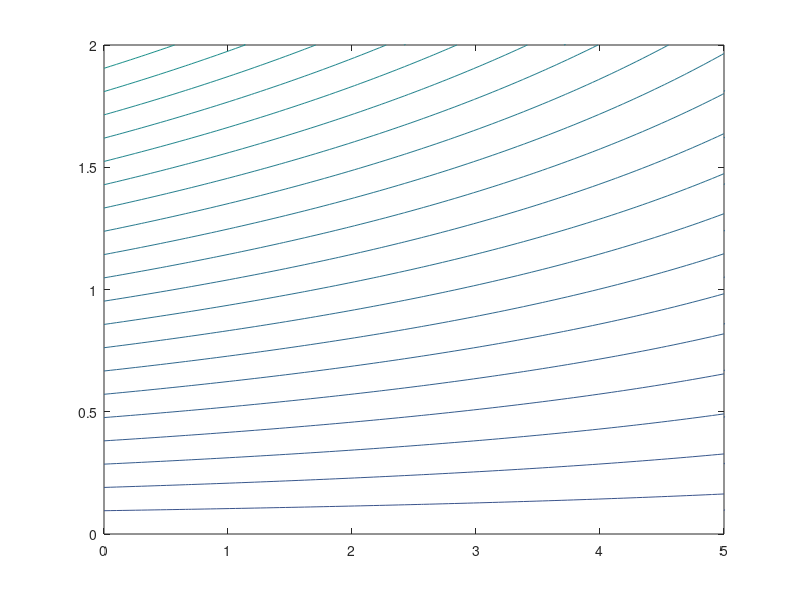

Source code (MATLAB):
a = 1;
u_0 = 1;
x = linspace(0,5);
y = linspace(0,2);
[X,Y] = meshgrid(x,y);

% figure(1)
z1 = a*u_0.*Y.*(239/1362 - 10*X/681 );
contour(X,Y,z1,20)
hold on

x = linspace(5,7);
y = linspace(0,2);
[X,Y] = meshgrid(x,y);
% figure(2)
z2 = (139/681) *a*u_0*(5/2 - 0.5*X + 0.5*Y );
contour(X,Y,z2,20)
hold on
x = linspace(0,5);
y = linspace(2,6);
[X,Y] = meshgrid(x,y);
% figure(3)
z3 = a*u_0*(6/227 - 10*X/227  + (221/1362)*Y+(5/681)*X.*Y );
contour(X,Y,z3,20)
hold on
x = linspace(5,7);
y = linspace(2,6);
[X,Y] = meshgrid(x,y);
% figure(4)
z4 = a*u_0*(432/1362 - (139/1362)*X+(271/1362)*Y );
contour(X,Y,z4,20)
hold on

x = linspace(5,10);
y = linspace(2,6);
[X,Y] = meshgrid(x,y);
% figure(5)
z5 = a*u_0*(0.5-X/8+3*Y/16 );
contour(X,Y,z5,20)
hold on
x = linspace(5,10);
y = linspace(4,6);
[X,Y] = meshgrid(x,y);
% figure(6)
z6 = a*u_0*(-2+Y/2);
contour(X,Y,z6,20)
hold off